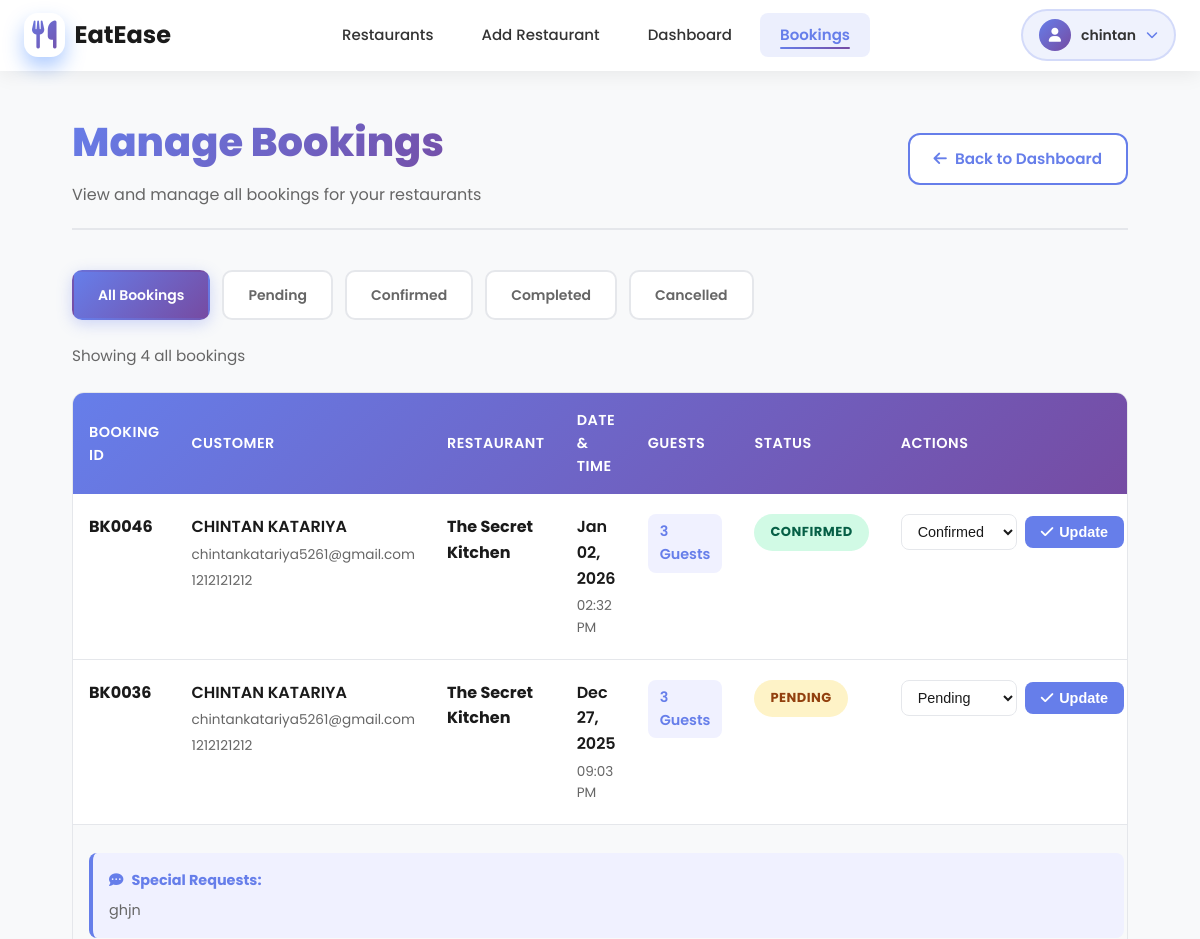
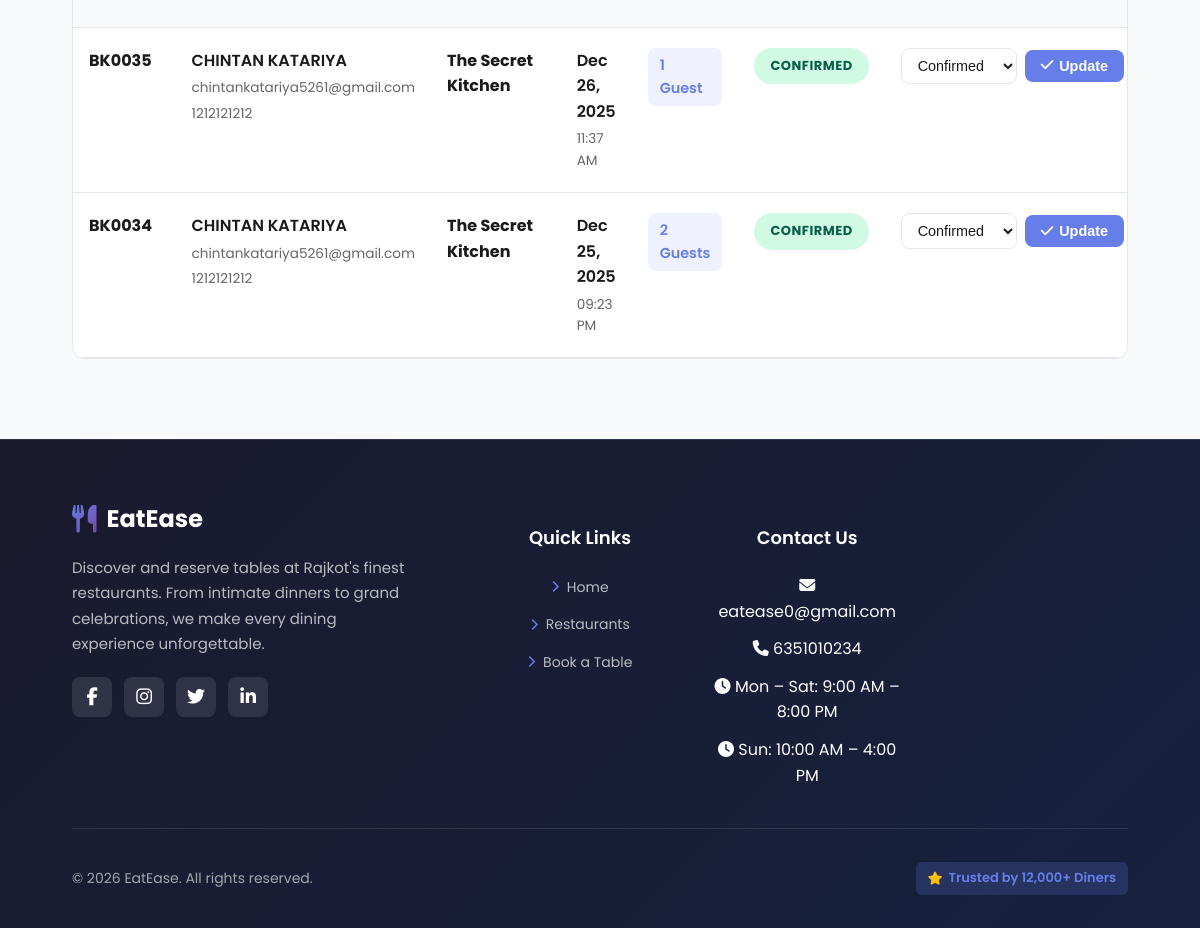
/restaurants/bookings.php (signed in), run on the app's committed database (2 pictures, top to bottom).
### tables this page shows
CREATE TABLE `bookings` (
  `id` int(10) UNSIGNED NOT NULL,
  `user_id` int(10) UNSIGNED NOT NULL,
  `hotel_id` int(10) UNSIGNED NOT NULL,
  `booking_date` date NOT NULL,
  `booking_time` time NOT NULL,
  `number_of_guests` int(3) UNSIGNED NOT NULL,
  `special_requests` text DEFAULT NULL,
  `status` varchar(20) DEFAULT 'pending',
  `created_at` datetime NOT NULL DEFAULT current_timestamp(),
  `updated_at` datetime DEFAULT NULL ON UPDATE current_timestamp()
);

CREATE TABLE `users` (
  `id` int(10) UNSIGNED NOT NULL,
  `email` varchar(190) NOT NULL,
  `first_name` varchar(100) NOT NULL,
  `last_name` varchar(100) NOT NULL,
  `city` varchar(120) NOT NULL,
  `phone` varchar(20) NOT NULL,
  `password_plain` varchar(255) NOT NULL,
  `otp` int(6) DEFAULT NULL,
  `otp_exp` datetime DEFAULT NULL,
  `created_at` datetime NOT NULL DEFAULT current_timestamp(),
  `updated_at` datetime DEFAULT NULL ON UPDATE current_timestamp(),
  `deleted_at` datetime DEFAULT NULL,
  `status` varchar(10) DEFAULT NULL,
  `role` enum('user','restaurant_owner','admin') NOT NULL DEFAULT 'user'
);

CREATE TABLE `hotels` (
  `id` int(10) UNSIGNED NOT NULL,
  `name` varchar(255) NOT NULL,
  `description` text DEFAULT NULL,
  `cuisine_type` varchar(100) DEFAULT NULL,
  `location` varchar(255) DEFAULT NULL,
  `phone` varchar(20) DEFAULT NULL,
  `open_time` time DEFAULT NULL,
  `close_time` time DEFAULT NULL,
  `price_range` varchar(10) DEFAULT NULL,
  `image_url` varchar(500) DEFAULT NULL,
  `avg_rating` decimal(3,2) DEFAULT 0.00,
  `total_ratings` int(10) UNSIGNED DEFAULT 0,
  `owner_id` int(10) UNSIGNED DEFAULT NULL,
  `created_at` datetime NOT NULL DEFAULT current_timestamp(),
  `updated_at` datetime DEFAULT NULL ON UPDATE current_timestamp(),
  `deleted_at` datetime DEFAULT NULL
);

### restaurants/bookings.php (the view, shortened to what this page needs)
<?php
require_once __DIR__ . '/../config/config.php';
$user_email = $_SESSION['email'];
$user_stmt = $mysqli->prepare("SELECT id FROM users WHERE email = ?");
$user_stmt->bind_param("s", $user_email);
$user_stmt->execute();
$user_result = $user_stmt->get_result();
$owner_data = $user_result->fetch_assoc();
$owner_id = $owner_data['id'];
$restaurants_stmt = $mysqli->prepare("SELECT id, name FROM hotels WHERE owner_id = ? AND deleted_at IS NULL ORDER BY name ASC");
$restaurants_stmt->bind_param("i", $owner_id);
$restaurants_stmt->execute();
$restaurants_result = $restaurants_stmt->get_result();
$restaurant_ids = [];
while ($row = $restaurants_result->fetch_assoc()) {
  $restaurant_ids[] = $row['id'];
}
$filter = $_GET['filter'] ?? 'all';
$filter_labels = [
  'all' => 'all bookings',
  'pending' => 'pending bookings',
  'confirmed' => 'confirmed bookings',
  'completed' => 'completed bookings',
  'cancelled' => 'cancelled bookings'
];
$bookings = [];
if (!empty($restaurant_ids) && count($restaurant_ids) > 0) {
  $placeholders = str_repeat('?,', count($restaurant_ids) - 1) . '?';
  if ($filter === 'all') {
    $bookings_query = "SELECT
      b.id,
      b.booking_date,
      b.booking_time,
      b.number_of_guests,
      b.special_requests,
      b.status,
      b.created_at,
      u.first_name,
      u.last_name,
      u.email,
      u.phone,
      h.id as hotel_id,
      h.name as hotel_name
    FROM bookings b
    JOIN users u ON b.user_id = u.id
    JOIN hotels h ON b.hotel_id = h.id
    WHERE b.hotel_id IN ($placeholders)
    ORDER BY b.booking_date DESC, b.booking_time DESC";
    $types = str_repeat('i', count($restaurant_ids));
    $bookings_stmt = $mysqli->prepare($bookings_query);
    if ($bookings_stmt) {
      $bookings_stmt->bind_param($types, ...$restaurant_ids);
      $bookings_stmt->execute();
      $bookings_result = $bookings_stmt->get_result();
      while ($row = $bookings_result->fetch_assoc()) {
        $bookings[] = $row;
      }
    }
  }
}
$bookings_count = count($bookings);
include '../includes/header.php';
?>
<link rel="stylesheet" href="../assets/css/restaurant-dashboard.css">
<section class="restaurant-dashboard">
  <div class="container">
    <div class="dashboard-header">
      <div>
        <h1>Manage Bookings</h1>
        <p class="muted">View and manage all bookings for your restaurants</p>
      </div>
      <a href="dashboard.php" class="btn-outline">
        <i class="fas fa-arrow-left"></i> Back to Dashboard
      </a>
    </div>
    <div class="bookings-tabs">
      <a href="bookings.php?filter=all" class="tab-btn <?php echo $filter === 'all' ? 'active' : ''; ?>">All Bookings</a>
      <a href="bookings.php?filter=pending" class="tab-btn <?php echo $filter === 'pending' ? 'active' : ''; ?>">Pending</a>
      <a href="bookings.php?filter=confirmed" class="tab-btn <?php echo $filter === 'confirmed' ? 'active' : ''; ?>">Confirmed</a>
      <a href="bookings.php?filter=completed" class="tab-btn <?php echo $filter === 'completed' ? 'active' : ''; ?>">Completed</a>
      <a href="bookings.php?filter=cancelled" class="tab-btn <?php echo $filter === 'cancelled' ? 'active' : ''; ?>">Cancelled</a>
    </div>
    <div class="filter-summary">
      <p>Showing <?php echo $bookings_count; ?> <?php echo $filter_labels[$filter]; ?></p>
    </div>
    <div class="table-container">
      <table class="bookings-table">
        <thead>
          <tr>
            <th>Booking ID</th>
            <th>Customer</th>
            <th>Restaurant</th>
            <th>Date & Time</th>
            <th>Guests</th>
            <th>Status</th>
            <th>Actions</th>
          </tr>
        </thead>
        <tbody>
          <?php if (!empty($bookings)): ?>
            <?php foreach ($bookings as $booking): ?>
              <tr class="booking-row" data-status="<?php echo htmlspecialchars($booking['status']); ?>">
                <td>
                  <strong>BK<?php echo str_pad($booking['id'], 4, '0', STR_PAD_LEFT); ?></strong>
                </td>
                <td>
                  <div class="customer-info">
                    <strong><?php echo htmlspecialchars($booking['first_name'] . ' ' . $booking['last_name']); ?></strong>
                    <span class="customer-email"><?php echo htmlspecialchars($booking['email']); ?></span>
                    <span class="customer-phone"><?php echo htmlspecialchars($booking['phone']); ?></span>
                  </div>
                </td>
                <td>
                  <strong><?php echo htmlspecialchars($booking['hotel_name']); ?></strong>
                </td>
                <td>
                  <div class="datetime-info">
                    <span class="booking-date"><?php echo date('M d, Y', strtotime($booking['booking_date'])); ?></span>
                    <span class="booking-time"><?php echo date('h:i A', strtotime($booking['booking_time'])); ?></span>
                  </div>
                </td>
                <td>
                  <span class="guests-badge"><?php echo $booking['number_of_guests']; ?> <?php echo $booking['number_of_guests'] == 1 ? 'Guest' : 'Guests'; ?></span>
                </td>
                <td>
                  <span class="status-badge status-<?php echo $booking['status']; ?>">
                    <?php echo ucfirst($booking['status']); ?>
                  </span>
                </td>
                <td>
                  <form method="POST" class="status-form">
                    <select name="status" class="status-select">
                      <option value="pending" <?php echo $booking['status'] == 'pending' ? 'selected' : ''; ?>>Pending</option>
                      <option value="confirmed" <?php echo $booking['status'] == 'confirmed' ? 'selected' : ''; ?>>Confirmed</option>
                    </select>
                    <button type="submit" class="btn-update">
                      <i class="fas fa-check"></i> Update
                    </button>
                  </form>
                </td>
              </tr>
              <?php if (!empty($booking['special_requests'])): ?>
                <tr class="special-requests-row">
                  <td colspan="7">
                    <div class="special-requests">
                      <strong><i class="fas fa-comment-dots"></i> Special Requests:</strong>
                      <p><?php echo htmlspecialchars($booking['special_requests']); ?></p>
                    </div>
                  </td>
                </tr>
              <?php endif; ?>
            <?php endforeach; ?>
          <?php endif; ?>
        </tbody>
      </table>
    </div>
  </div>
</section>
<?php include '../includes/footer.php'; ?>

### assets/css/style.css (style rules this page uses)
:root { --brand1:#667eea; --brand2:#764ba2; --brand3:#667eea; --brand4:#764ba2; --bg:#f8f9fa; --text:#1a1a1a; --muted:#666; --white:#fff; --card:#ffffff; --border:rgba(255,255,255,0.4); --shadow:0 4px 20px rgba(0,0,0,.08); }
* { box-sizing:border-box }
html,body { height:100% }
body { margin:0; font-family:'Poppins',system-ui,-apple-system,Segoe UI,Roboto,Ubuntu,'Helvetica Neue',Arial; color:var(--text); background:var(--bg); position:relative; min-height:100%; line-height:1.6; }
body::before { content:''; position:fixed; inset:0; background: radial-gradient(circle at 15% 20%, rgba(102,126,234,.08), transparent 45%), radial-gradient(circle at 80% 0%, rgba(118,75,162,.08), transparent 55%), radial-gradient(circle at 60% 80%, rgba(102,126,234,.06), transparent 60%); pointer-events:none; z-index:-2; }
.container { width:min(1200px,92%);margin:0 auto }
.muted { color:var(--muted) }

### assets/css/header.css (style rules this page uses)
body { padding-top: 70px; }
html { scroll-behavior: smooth; }
.container { max-width: 1200px; margin: 0 auto; padding: 0 24px; }

### data on the page
bookings: id "0046", user.last_name "CHINTAN KATARIYA", user.email "chintankatariya5261@gmail.com", user.phone "1212121212", hotel.name "The Secret Kitchen", booking_date "Jan 02, 2026", booking_time "02:32 PM", number_of_guests "3", shows "Guests", status "CONFIRMED", status "Confirmed"
bookings: id "0036", user.last_name "CHINTAN KATARIYA", user.email "chintankatariya5261@gmail.com", user.phone "1212121212", hotel.name "The Secret Kitchen", booking_date "Dec 27, 2025", booking_time "09:03 PM", number_of_guests "3", shows "Guests", status "PENDING", status "Pending", special_requests "ghjn"
bookings: id "0035", user.last_name "CHINTAN KATARIYA", user.email "chintankatariya5261@gmail.com", user.phone "1212121212", hotel.name "The Secret Kitchen", booking_date "Dec 26, 2025", booking_time "11:37 AM", number_of_guests "1", shows "Guest", status "CONFIRMED", status "Confirmed"
bookings: id "0034", user.last_name "CHINTAN KATARIYA", user.email "chintankatariya5261@gmail.com", user.phone "1212121212", hotel.name "The Secret Kitchen", booking_date "Dec 25, 2025", booking_time "09:23 PM", number_of_guests "2", shows "Guests", status "CONFIRMED", status "Confirmed"

### other printed values
explode(' ', $_SESSION['name'])[0] "chintan"
$bookings_count "4"
$filter_labels[$filter] "all bookings"
